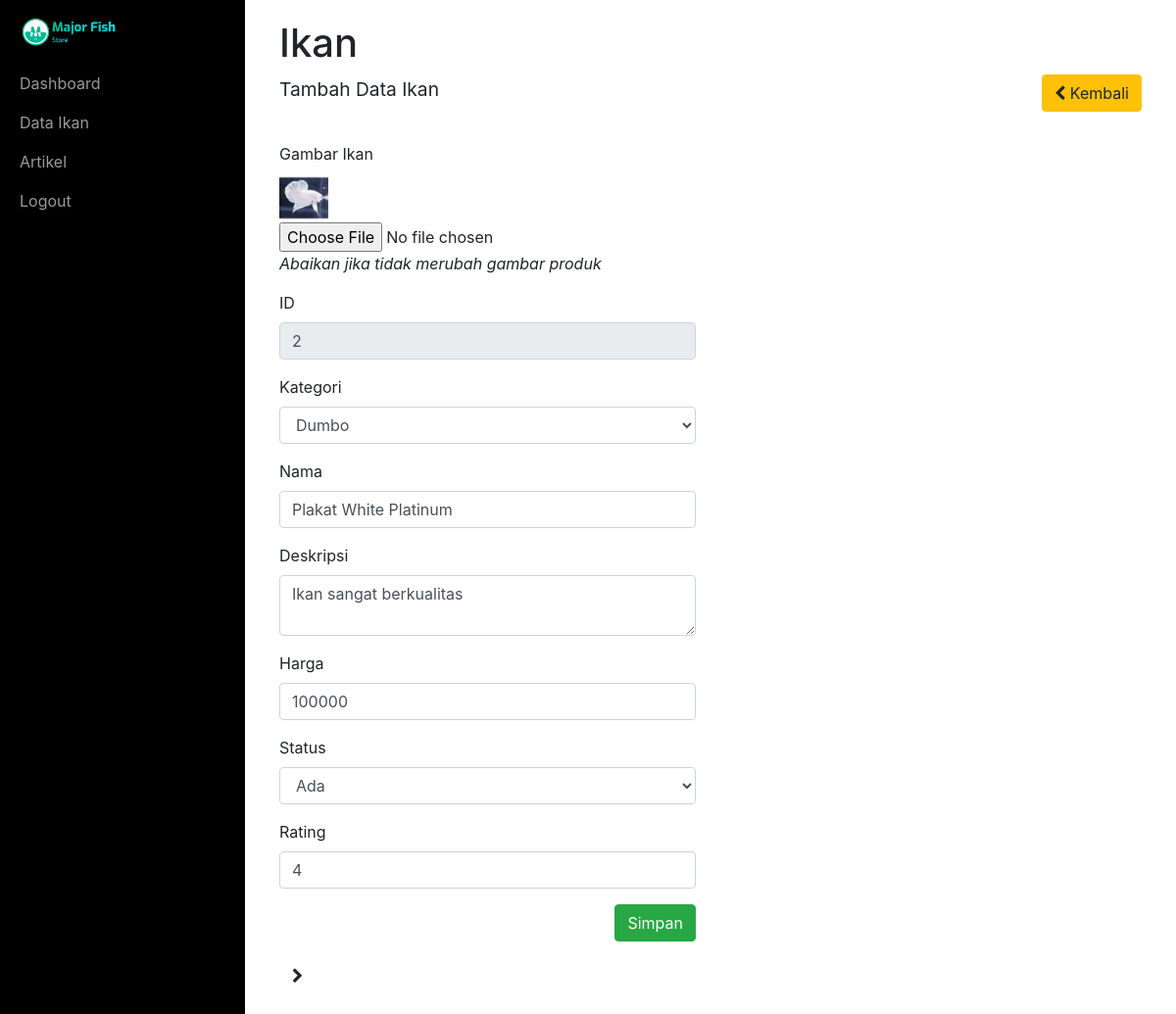
/ikan/edit.php?id_ikan=2 (signed in), run on the app's committed database.
### tables this page shows
CREATE TABLE `ikan` (
  `id_ikan` int NOT NULL,
  `gambar` varchar(100) NOT NULL,
  `nama` varchar(100) NOT NULL,
  `deskripsi` varchar(500) NOT NULL,
  `harga` int NOT NULL,
  `status` varchar(20) NOT NULL,
  `rating` float DEFAULT NULL,
  `kategori` int DEFAULT NULL
);

### ikan/edit.php (the view, shortened to what this page needs)
<?php include_once('../dashboard/_header.php'); ?>
    <div class="box">
        <h1>Ikan</h1>
        <h4>
            <small>Tambah Data Ikan</small>
            <div class="float-right">
                <a href="data.php" class="btn btn-warning btn-xs"><i class="fa fa-chevron-left"></i> Kembali</a>
            </div>
        </h4>
        <?php
            $id = @$_GET['id_ikan'];
            $sql_ikan = mysqli_query($con, "SELECT * FROM ikan WHERE id_ikan = '$id'") or die (mysqli_error($con));
            $data = mysqli_fetch_array($sql_ikan);
        ?>
        <div class="row"  style="margin-top :40px;">
            <div class="col-lg-6 col-lg-offset-3">
                <form action="proses.php" enctype="multipart/form-data" method="post">
                    <div class="form-group">
                        <label for="ikan">Gambar Ikan</label> <br>
                        <img src="../_asset/upload_gambar/<?=$data['gambar']?>" width="50px" height="50px">
                        <input type="file" name="gambar" class="form-control-file">
                        <em>Abaikan jika tidak merubah gambar produk</em>
                    </div>
                    <div class="form-group">
                        <label for="ikan">ID</label>
                        <input type="text" name="id_ikan" id="id_ikan" class="form-control" value="<?=$data['id_ikan']?>" readonly>
                    </div>
                    <div class="form-group">
                        <label for="ikan">Kategori</label>
                        <select name="kategori" class="form-control">
                            <?php
                                if ($data['kategori'] == 0) { ?>
                                    <option value="0">Halfmoon</option>
                                    <option value="1">Plakat</option>
                                    <option value="2">Giant</option>
                                    <option value="3">Dumbo</option>
                                    <option value="4">Ear</option>
                                    <option value="5">Slayer</option>
                                    <option value="6">Alien</option>
                                    <option value="7">Crown Tail</option>
                                    <option value="8">Double Tail</option>
                                    <option value="9">Fancy</option> <?php
                                } elseif ($data['kategori'] == 3) { ?>
                                    <option value="3">Dumbo</option>
                                    <?php
                                }
                            ?>
                        </select>
                    </div>
                    <div class="form-group">
                        <label for="ikan">Nama</label>
                        <input type="text" class="form-control" name="nama" id="nama" value="<?=$data['nama']?>" required>
                    </div>
                    <div class="form-group">
                        <label for="ikan">Deskripsi</label>
                        <textarea type="text" class="form-control" name="deskripsi" id="deskripsi" required><?=$data['deskripsi']?></textarea>
                    </div>
                    <div class="form-group">
                        <label for="ikan">Harga</label>
                        <input type="text" class="form-control" name="harga" id="harga" value="<?=$data['harga']?>" required>
                    </div>
                    <div class="form-group">
                        <label for="ikan">Status</label>
                        <select name="status" class="form-control">
                            <?php
                                if ($data['status'] === Ada) { ?>
                                    <option value="Ada">Ada</option>
                                    <option value="Habis">Habis</option> <?php
                                } else { ?>
                                    <option value="Habis">Habis</option>
                                    <option value="Ada">Ada</option> <?php
                                }
                            ?>
                        </select>
                    </div>
                    <div class="form-group">
                        <label for="ikan">Rating</label>
                        <input type="text" class="form-control" name="rating" id="rating" value="<?=$data['rating']?>" required>
                    </div>
                    <div class="form-group float-right">
                        <input type="submit" name="edit" value="Simpan" class="btn btn-success">
                    </div>
                </form>
            </div>
        </div>
    </div>
    <a href="#menu-toggle" class="btn btn-default" id="menu-toggle"><i class="fa fa-chevron-right" aria-hidden="true"></i></a>
<?php include_once('../dashboard/_footer.php'); ?>

### data on the page
ikan: gambar (picture), id_ikan "2", kategori "Dumbo", nama "Plakat White Platinum", deskripsi "Ikan sangat berkualitas", harga "100000", status "Ada", rating "4"
